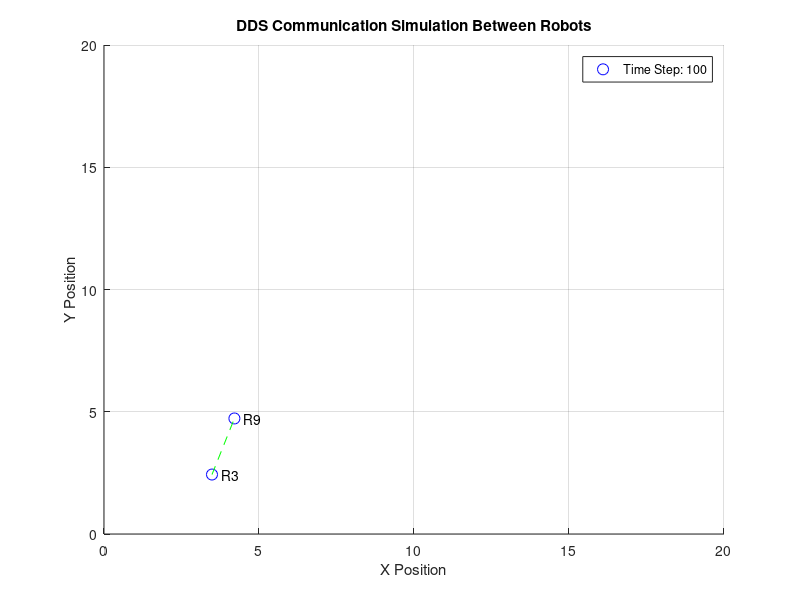

MATLAB code for this plot:
% Parameters
num_robots = 20;          % Number of robots
time_steps = 100;         % Number of time steps
comm_radius = 5         % Communication radius for each robot (e.g., 5 units)

% Initialize random positions for each robot in a 20x20 grid
robot_positions = 20 * rand(num_robots, 2);
robot_velocities = 0.5 * (rand(num_robots, 2) - 0.5);  % Random small velocities for each robot

% Set up figure
figure;
hold on;
axis([0 20 0 20]);
grid on;
title('DDS Communication Simulation Between Robots');
xlabel('X Position');
ylabel('Y Position');

% Main simulation loop
for t = 1:time_steps
    cla;  % Clear the plot for each time step
    
    % Update robot positions
    robot_positions = robot_positions + robot_velocities;

    % Plot each robot
    for i = 1:num_robots
        plot(robot_positions(i,1), robot_positions(i,2), 'bo', 'MarkerSize', 8, 'DisplayName', sprintf('Robot %d', i));
        text(robot_positions(i,1) + 0.3, robot_positions(i,2), sprintf('R%d', i));
    end
    
    % Visualize DDS communication (line between robots within comm_radius)
    for i = 1:num_robots
        for j = i+1:num_robots
            % Calculate the distance between robots i and j
            distance = norm(robot_positions(i, :) - robot_positions(j, :));
            
            % If within communication radius, draw a line representing communication
            if distance <= comm_radius
                % Line represents DDS communication link
                plot([robot_positions(i,1), robot_positions(j,1)], ...
                     [robot_positions(i,2), robot_positions(j,2)], 'g--');
            end
        end
    end
    
    % Display the legend
    legend(sprintf('Time Step: %d', t));
    
    % Pause for a short period to create an animation effect
    pause(0.1);
end

hold off;
